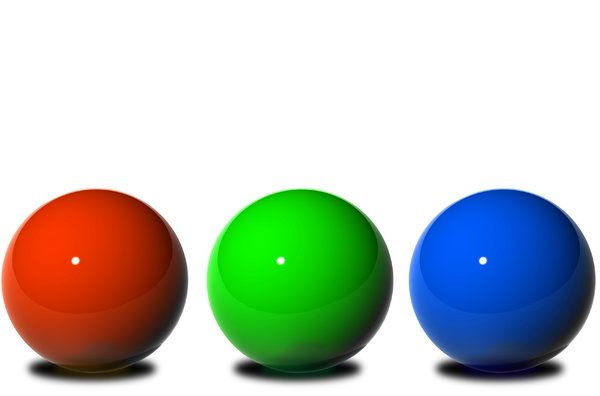
#> input picture 5.Masking/mask.jpg, 600 x 396 px
$ python masking.py
#> lines starting #> are read from the running program, lines starting #| are printed output that depends on the picture; after the words box and inside, x2 and y2 are one past the last pixel; in counts of white or black regions, pixels touching at a corner belong together
#> further down, img is the input picture: shape (396, 600, 3); mean B, G, R 185.9, 196.3, 186.6
from cv2 import cv2
import numpy as np
def rgb_to_bgr(img):
    for x in range(img.shape[0]):
        for y in range(img.shape[1]):
            dum=img[x][y][0]
            img[x][y][0]=img[x][y][2]
            img[x][y][2]=dum
    return img

def convolution(img,ker_mat):
    xk,yk = ker_mat.shape
    x,y,z = img.shape
#> x = 396; y = 600; z = 3
    img_pad=np.zeros((x+xk-1,y+yk-1,z))
    img_pad[int(xk/2):int(xk/2)+x,int(yk/2):int(yk/2)+y,:] = img
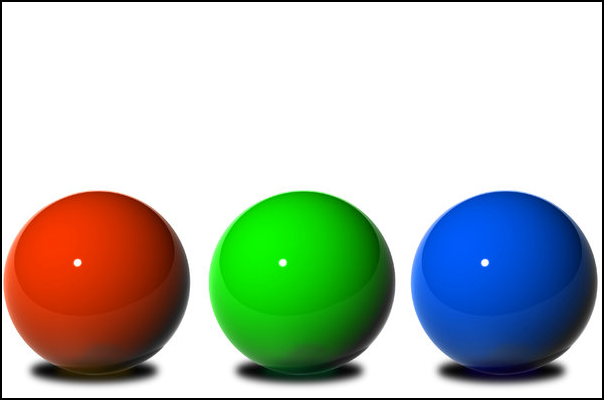
#> img_pad: shape (400, 604, 3) float64; mean B, G, R 182.8, 193, 183.5
    op_img=np.zeros_like(img)
    for x1 in range(int(xk/2),int(xk/2)+x):
        for y1 in range(int(yk/2),int(yk/2)+y):
            for z1 in range(z):
                op_img[x1-int(xk/2),y1-int(yk/2),z1] = (ker_mat * img_pad[x1-int(xk/2):x1+xk-int(xk/2),y1-int(yk/2):y1+yk-int(yk/2),z1]).sum()
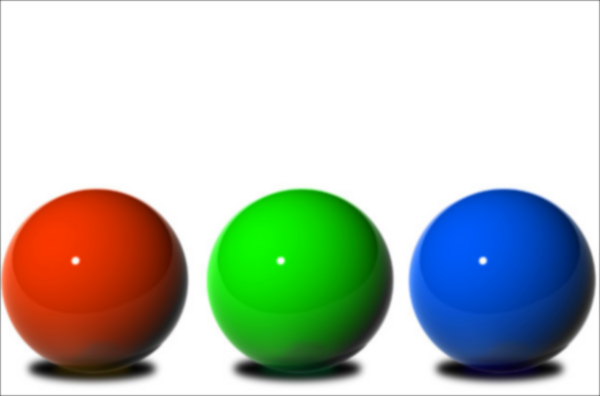
#> op_img: shape (396, 600, 3); mean B, G, R 184.9, 195.2, 185.6
    cv2.imshow('gauss_filter',op_img)
    cv2.waitKey(0)
    return op_img

def mask(img,l_b,u_b):
    maskb=np.zeros_like(img)
#> maskb: shape (396, 600, 3); every value is 0
    img1=img
    img=cv2.cvtColor(img,cv2.COLOR_BGR2HSV)
#> img: shape (396, 600, 3); mean H, S, V 22.6, 77.6, 220.6
    cv2.imshow('hsv',img)
    cv2.waitKey(0)
    for x1 in range(img.shape[0]):
        for y1 in range(img.shape[1]):
            if(img[x1,y1,0]>=l_b[0] and img[x1,y1,1]>=l_b[1] and img[x1,y1,2]>=l_b[2] and img[x1,y1,0]<=u_b[0] and img[x1,y1,1]<=u_b[1] and img[x1,y1,2]<=u_b[2]):
                maskb[x1,y1,1]=maskb[x1,y1,2]=maskb[x1,y1,0]=255#It was giving almost black output when conditional value was set to 1 and not 255
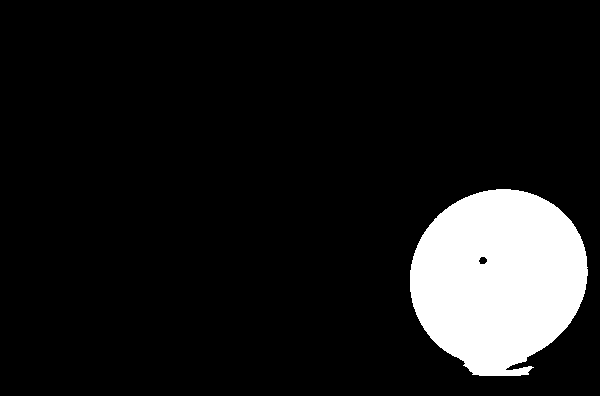
#> maskb: shape (396, 600, 3); 10.6% white; 1 white region, box (x1, y1, x2, y2) and area: (410, 189, 588, 376) 25121

    cv2.imshow('mask',maskb)
    cv2.waitKey(0)
    cv2.destroyAllWindows()
    img1=np.bitwise_and(img1,maskb)
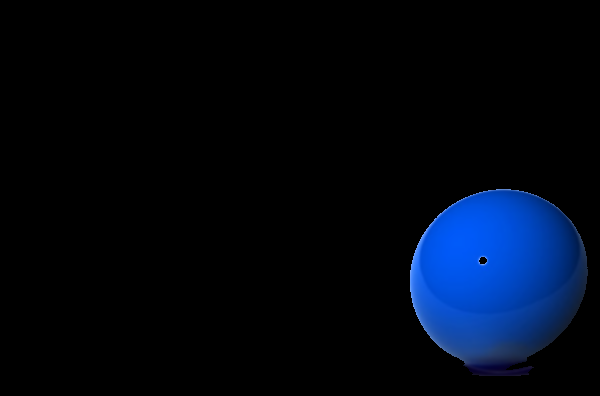
#> img1: shape (396, 600, 3); mean B, G, R 18.5, 7.2, 1
    return img1

img=cv2.imread('mask.jpg')
#img=rgb_to_bgr(img)
cv2.imshow('img',img)
cv2.waitKey(0)
cv2.destroyAllWindows()
gaussian_blur=np.array([[1,  4,  6,  4, 1],
                         [4, 16, 24, 16, 4],
                         [6, 24, 36, 24, 6],
                         [4, 16, 24, 16, 4],
                         [1,  4,  6,  4, 1]])/256
l_b=np.array([94,130,38])
u_b=np.array([179,255,255])
img=mask(convolution(img,gaussian_blur),l_b,u_b)#General purpose of applying gaussian filter is to reduce noise.
cv2.imshow('masked_image',img)
cv2.imwrite('res_masking.png',img)
cv2.waitKey(0)
cv2.destroyAllWindows()
